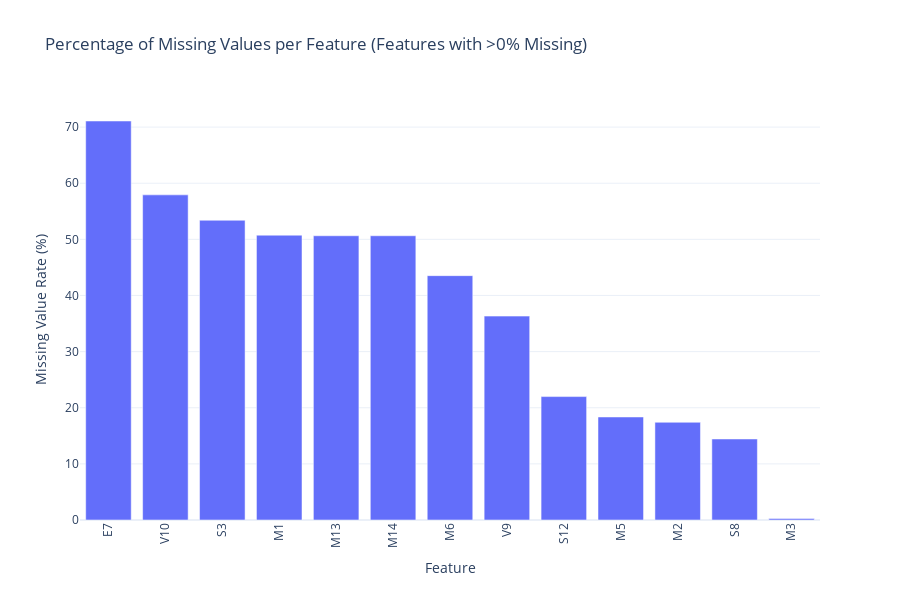
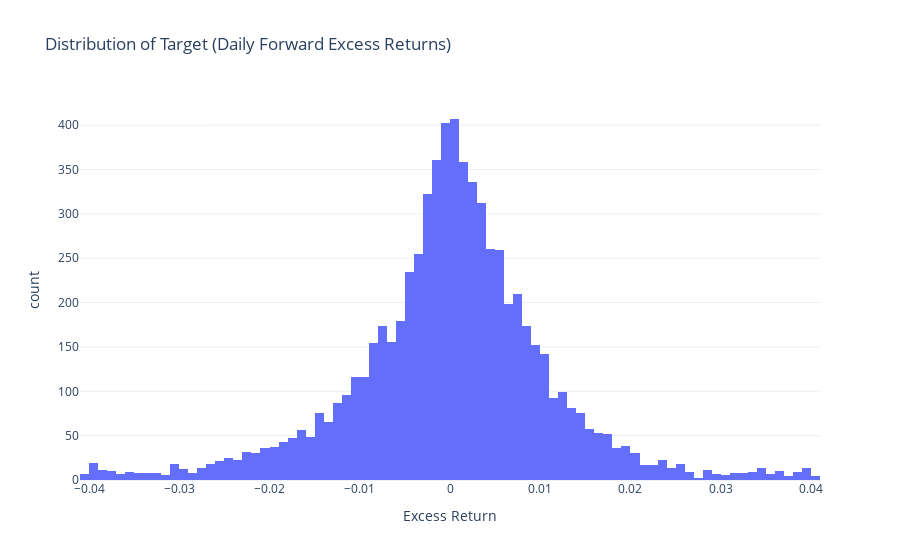
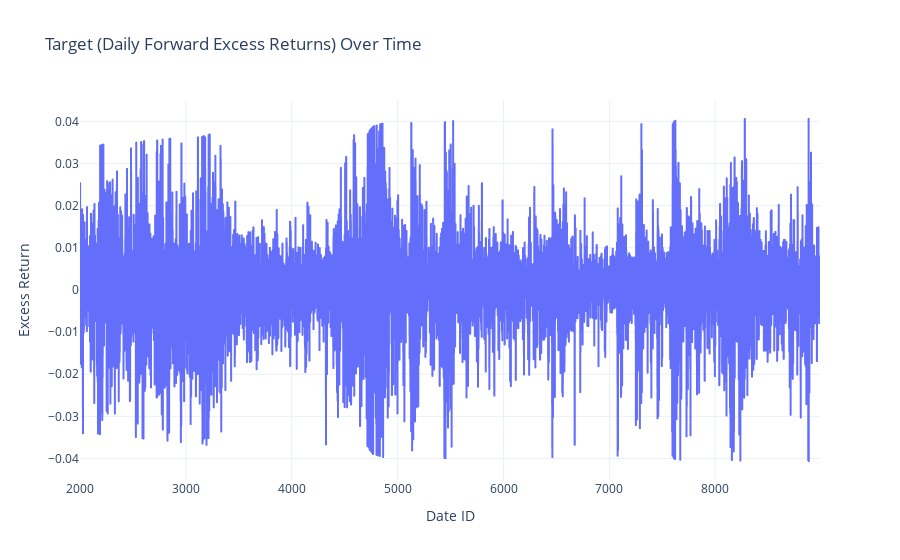
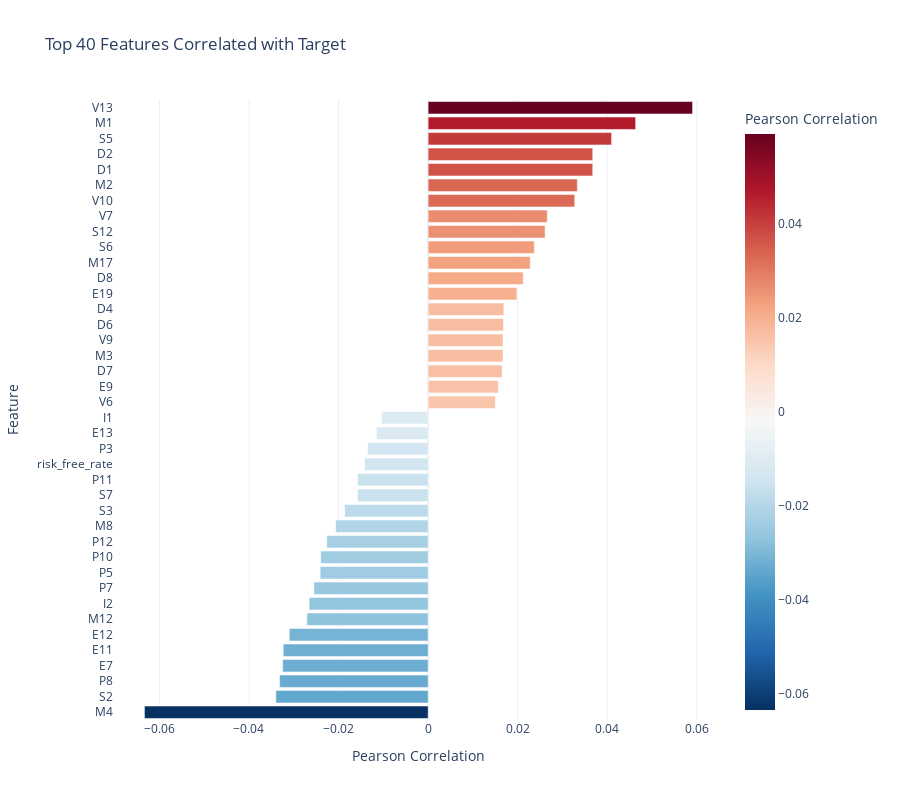

Notebook source saved alongside these figures, in order:
### Code cell
import polars as pl
import plotly.express as px
import plotly.graph_objects as go
from plotly.subplots import make_subplots

# Set default plotly template for better aesthetics
import plotly.io as pio
pio.templates.default = "plotly_white"

# %% [markdown]
# ## 2. Load and Prepare Data
# Here, we load the training data, rename the target column for clarity, and ensure all feature columns are cast to a numeric type (`Float64`).

# %%
# Load the dataset using Polars
full_train_df = pl.read_csv("./kaggle/train.csv")

# Rename the target column
full_train_df = full_train_df.rename({'market_forward_excess_returns': 'target'})

full_train_df = full_train_df.slice(2000)

# Explicitly cast all columns except date_id to Float64
feature_cols = [col for col in full_train_df.columns if col not in ['date_id', 'target']]

full_train_df = full_train_df.with_columns(
    pl.col(feature_cols + ['target']).cast(pl.Float64, strict=False)
)

print("Data loaded and prepared successfully.")
print(f"Shape of the dataframe: {full_train_df.shape}")
full_train_df.head()

# %% [markdown]
# ## 3. Null Rate Analysis
# A crucial step in any data analysis is understanding missing data. We'll calculate the percentage of null values for every column and visualize the result. This helps identify features that might require imputation or be unsuitable for modeling.

# %%
# Calculate null counts and rates
null_counts = full_train_df.null_count()
total_rows = len(full_train_df)

# Create a DataFrame for null rates
null_info_df = pl.DataFrame({
    'column': null_counts.columns,
    'null_count': null_counts.row(0),
}).with_columns(
    (pl.col('null_count') / total_rows * 100).alias('null_rate_pct')
).sort('null_rate_pct', descending=True)

# Filter out columns with zero nulls for a cleaner plot
null_info_to_plot = null_info_df.filter(pl.col('null_rate_pct') > 0)

# Display the null rate table
print("Null Value Rates per Column:")
print(null_info_df)

# %%
# Visualize the null rates
fig = px.bar(
    null_info_to_plot,
    x='column',
    y='null_rate_pct',
    title='Percentage of Missing Values per Feature (Features with >0% Missing)',
    labels={'column': 'Feature', 'null_rate_pct': 'Missing Value Rate (%)'},
    height=600
)
fig.update_layout(xaxis_tickangle=-90)
fig.show()


# %% [markdown]
# ## 4. Target Variable Visualization
# Understanding the target variable is the most important part of EDA for a predictive model. We'll look at its distribution and how it behaves over time.

# %%
# Plot the distribution of the target variable
fig_dist = px.histogram(
    full_train_df,
    x='target',
    nbins=100,
    title='Distribution of Target (Daily Forward Excess Returns)',
    labels={'target': 'Excess Return'}
)
fig_dist.show()

# Plot the target variable over time (using date_id as the time axis)
fig_ts = px.line(
    full_train_df,
    x='date_id',
    y='target',
    title='Target (Daily Forward Excess Returns) Over Time',
    labels={'date_id': 'Date ID', 'target': 'Excess Return'}
)
fig_ts.show()


# %% [markdown]
# ## 5. Feature Correlation Analysis
# To get a first look at which features might be predictive, we can calculate the Pearson correlation between each feature and the target. A higher absolute correlation suggests a stronger linear relationship.

# %%
# Calculate correlation of each feature with the target
correlations = []
for col in feature_cols:
    # .item() extracts the single value from the Polars expression result
    if col in ['forward_returns']:
        continue  # Skip
    corr_value = full_train_df.select(pl.corr('target', col)).item()
    correlations.append((col, corr_value))

# Create a DataFrame of correlations
corr_df = pl.DataFrame(correlations, schema=['feature', 'correlation']).sort('correlation', descending=True, nulls_last=True)

# Separate top positive and top negative correlations for visualization
top_n = 20
top_positive_corr = corr_df.head(top_n)
top_negative_corr = corr_df.tail(top_n).sort('correlation', descending=False)

# Combine for plotting
top_corr_to_plot = pl.concat([top_positive_corr, top_negative_corr])

print(f"Top {top_n} Most Positively Correlated Features with Target:")
print(top_positive_corr)
print(f"\nTop {top_n} Most Negatively Correlated Features with Target:")
print(top_negative_corr.sort('correlation'))


# %%
# Visualize the top correlations
fig_corr = px.bar(
    top_corr_to_plot,
    x='correlation',
    y='feature',
    orientation='h',
    title=f'Top {top_n*2} Features Correlated with Target',
    labels={'feature': 'Feature', 'correlation': 'Pearson Correlation'},
    color='correlation',
    color_continuous_scale='RdBu_r',
    height=800
)
fig_corr.update_layout(yaxis={'categoryorder':'total ascending'})
fig_corr.show()

### Figure 1 — Plotly figure (JSON) as saved in the notebook; plotly's stock layout.template omitted (floating-point values rounded to 4 significant figures)
{"data": [{"hovertemplate": "Feature=%{x}<br>Missing Value Rate (%)=%{y}<extra></extra>", "legendgroup": "", "marker": {"color": "#636efa", "pattern": {"shape": ""}}, "name": "", "orientation": "v", "showlegend": false, "textposition": "auto", "type": "bar", "x": ["E7", "V10", "S3", "M1", "M13", "M14", "M6", "V9", "S12", "M5", "M2", "S8", "M3"], "xaxis": "x", "y": [71.09, 57.93, 53.4, 50.74, 50.64, 50.64, 43.53, 36.32, 21.99, 18.35, 17.41, 14.43, 0.2575], "yaxis": "y"}], "layout": {"barmode": "relative", "height": 600, "legend": {"tracegroupgap": 0}, "title": {"text": "Percentage of Missing Values per Feature (Features with >0% Missing)"}, "xaxis": {"anchor": "y", "domain": [0, 1], "tickangle": -90, "title": {"text": "Feature"}}, "yaxis": {"anchor": "x", "domain": [0, 1], "title": {"text": "Missing Value Rate (%)"}}}}

### Figure 2 — Plotly figure (JSON) as saved in the notebook; plotly's stock layout.template omitted (floating-point values rounded to 4 significant figures; data arrays with more than 128 entries replaced by an {"elided": "..."} marker saying what was removed)
{"data": [{"bingroup": "x", "hovertemplate": "Excess Return=%{x}<br>count=%{y}<extra></extra>", "legendgroup": "", "marker": {"color": "#636efa", "pattern": {"shape": ""}}, "name": "", "nbinsx": 100, "orientation": "v", "showlegend": false, "type": "histogram", "x": {"elided": "6990 float values"}, "xaxis": "x", "yaxis": "y"}], "layout": {"barmode": "relative", "legend": {"tracegroupgap": 0}, "title": {"text": "Distribution of Target (Daily Forward Excess Returns)"}, "xaxis": {"anchor": "y", "domain": [0, 1], "title": {"text": "Excess Return"}}, "yaxis": {"anchor": "x", "domain": [0, 1], "title": {"text": "count"}}}}

### Figure 3 — Plotly figure (JSON) as saved in the notebook; plotly's stock layout.template omitted (floating-point values rounded to 4 significant figures; data arrays with more than 128 entries replaced by an {"elided": "..."} marker saying what was removed)
{"data": [{"hovertemplate": "Date ID=%{x}<br>Excess Return=%{y}<extra></extra>", "legendgroup": "", "line": {"color": "#636efa", "dash": "solid"}, "marker": {"symbol": "circle"}, "mode": "lines", "name": "", "showlegend": false, "type": "scattergl", "x": {"elided": "6990 int values"}, "xaxis": "x", "y": {"elided": "6990 float values"}, "yaxis": "y"}], "layout": {"legend": {"tracegroupgap": 0}, "title": {"text": "Target (Daily Forward Excess Returns) Over Time"}, "xaxis": {"anchor": "y", "domain": [0, 1], "title": {"text": "Date ID"}}, "yaxis": {"anchor": "x", "domain": [0, 1], "title": {"text": "Excess Return"}}}}

### Figure 4 — Plotly figure (JSON) as saved in the notebook; plotly's stock layout.template omitted (floating-point values rounded to 4 significant figures)
{"data": [{"hovertemplate": "Pearson Correlation=%{marker.color}<br>Feature=%{y}<extra></extra>", "legendgroup": "", "marker": {"color": [0.05904, 0.04634, 0.04097, 0.03676, 0.03676, 0.03331, 0.03274, 0.0266, 0.02611, 0.02372, 0.02279, 0.02123, 0.0198, 0.0169, 0.01682, 0.01673, 0.01672, 0.01652, 0.01567, 0.01501, -0.06334, -0.034, -0.03316, -0.03248, -0.03236, -0.031, -0.02707, -0.02655, -0.02549, -0.02411, -0.02399, -0.02263, -0.02065, -0.01863, -0.01577, -0.01576, -0.0142, -0.01349, -0.01157, -0.0104], "coloraxis": "coloraxis", "pattern": {"shape": ""}}, "name": "", "orientation": "h", "showlegend": false, "textposition": "auto", "type": "bar", "x": [0.05904, 0.04634, 0.04097, 0.03676, 0.03676, 0.03331, 0.03274, 0.0266, 0.02611, 0.02372, 0.02279, 0.02123, 0.0198, 0.0169, 0.01682, 0.01673, 0.01672, 0.01652, 0.01567, 0.01501, -0.06334, -0.034, -0.03316, -0.03248, -0.03236, -0.031, -0.02707, -0.02655, -0.02549, -0.02411, -0.02399, -0.02263, -0.02065, -0.01863, -0.01577, -0.01576, -0.0142, -0.01349, -0.01157, -0.0104], "xaxis": "x", "y": ["V13", "M1", "S5", "D1", "D2", "M2", "V10", "V7", "S12", "S6", "M17", "D8", "E19", "D4", "D6", "V9", "M3", "D7", "E9", "V6", "M4", "S2", "P8", "E7", "E11", "E12", "M12", "I2", "P7", "P5", "P10", "P12", "M8", "S3", "S7", "P11", "risk_free_rate", "P3", "E13", "I1"], "yaxis": "y"}], "layout": {"barmode": "relative", "coloraxis": {"colorbar": {"title": {"text": "Pearson Correlation"}}, "colorscale": [[0, "rgb(5,48,97)"], [0.1, "rgb(33,102,172)"], [0.2, "rgb(67,147,195)"], [0.3, "rgb(146,197,222)"], [0.4, "rgb(209,229,240)"], [0.5, "rgb(247,247,247)"], [0.6, "rgb(253,219,199)"], [0.7, "rgb(244,165,130)"], [0.8, "rgb(214,96,77)"], [0.9, "rgb(178,24,43)"], [1, "rgb(103,0,31)"]]}, "height": 800, "legend": {"tracegroupgap": 0}, "title": {"text": "Top 40 Features Correlated with Target"}, "xaxis": {"anchor": "y", "domain": [0, 1], "title": {"text": "Pearson Correlation"}}, "yaxis": {"anchor": "x", "categoryorder": "total ascending", "domain": [0, 1], "title": {"text": "Feature"}}}}
